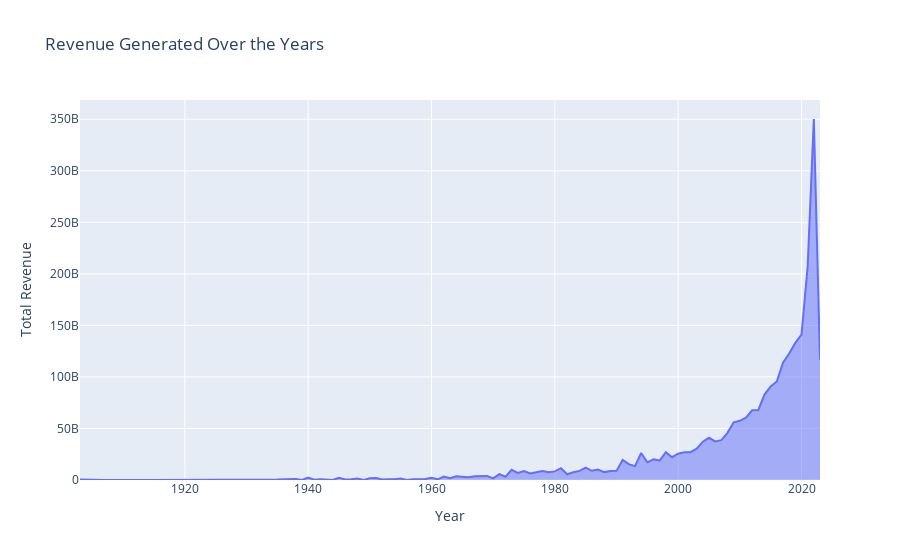

The notebook cell this image was saved under:
### Markdown cell above
# Area chart of Revenue Generated Over the Years

### Code cell
yearly_revenue = df.groupby('Year')['Revenue'].sum().reset_index()
fig = px.area(
    yearly_revenue,
    x='Year',
    y='Revenue',
    title='Revenue Generated Over the Years',
    labels={'Year': 'Year', 'Revenue': 'Total Revenue'},
)
fig.show()
